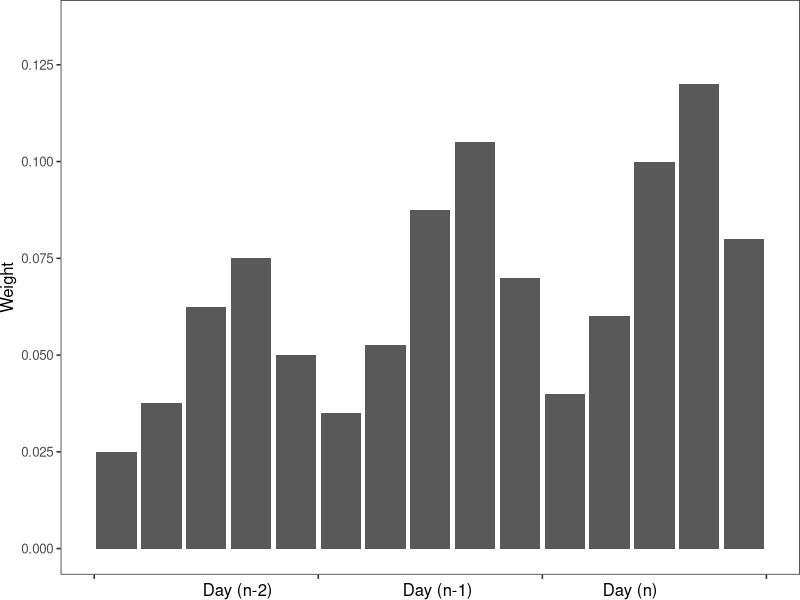

This figure's R source:
#!/usr/bin/Rscript
library(tidyverse)

get_weight <- function(day, hour, group) {
  baseHourlyWeight <- case_when (
    hour == 10 ~ 0.1,
    hour == 11 ~ 0.15,
    hour == 12 ~ 0.25,
    hour == 13 ~ 0.3,
    hour == 14 ~ 0.2,
  )

  dayGroupDelta <- group - day
  weightCoefficient <- case_when(
    dayGroupDelta == 2 ~ 0.25,
    dayGroupDelta == 1 ~ 0.35,
    dayGroupDelta == 0 ~ 0.4
  )
  
  return (weightCoefficient * baseHourlyWeight)
}

xLabel = 'Day (n-2)                          Day (n-1)                          Day (n)'

p <- expand.grid(Hour = 10:14, Day = 1:3) %>%
  mutate(Index = row_number()) %>%
  mutate(Group = 3) %>%
  mutate(Weight = get_weight(Day, Hour, Group)) %>%
  ggplot(aes(x = Index, y = Weight)) +
    geom_col() +
    theme_bw(base_size = 12) +
    theme(
      plot.margin = unit(c(0,0,0,0), "cm"),
      legend.spacing = unit(0, "mm"),
      panel.grid = element_blank(),
      legend.position = "none",
      legend.justification = "left",
      legend.box.spacing = unit(0, "pt"),
      legend.box.margin = margin(0,0,0,0),
      legend.title = element_blank(),
      axis.text.x = element_blank()
    ) +
    scale_x_continuous(
      name = xLabel,
      breaks = c(0.5, 5.5, 10.5, 15.5),
      limits = c(0.5, 15.5)
    ) +
    scale_y_continuous(
      name = 'Weight',
      breaks = c(0, 0.025, 0.05, 0.075, 0.1, 0.125),
      limits = c(0, 0.135)
    )

ggsave('multiyear-weights.pdf', plot=p, width=6, height=2)
